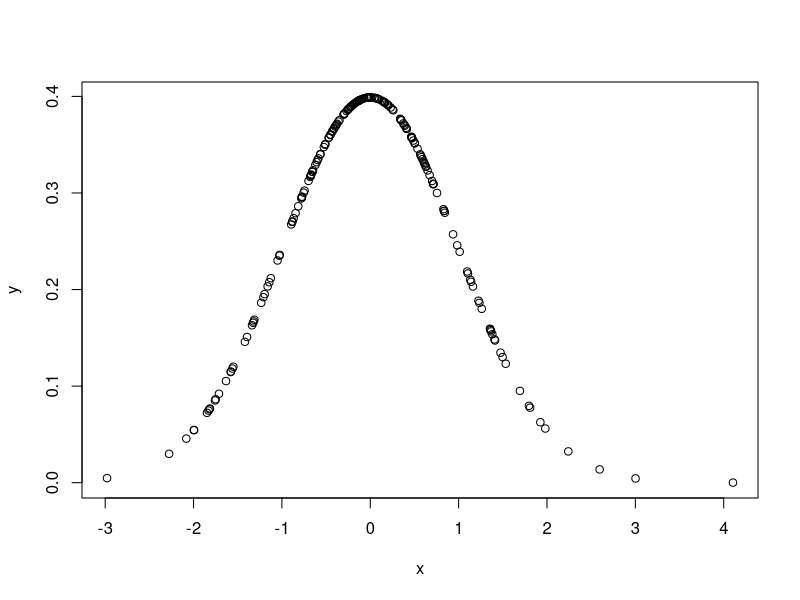
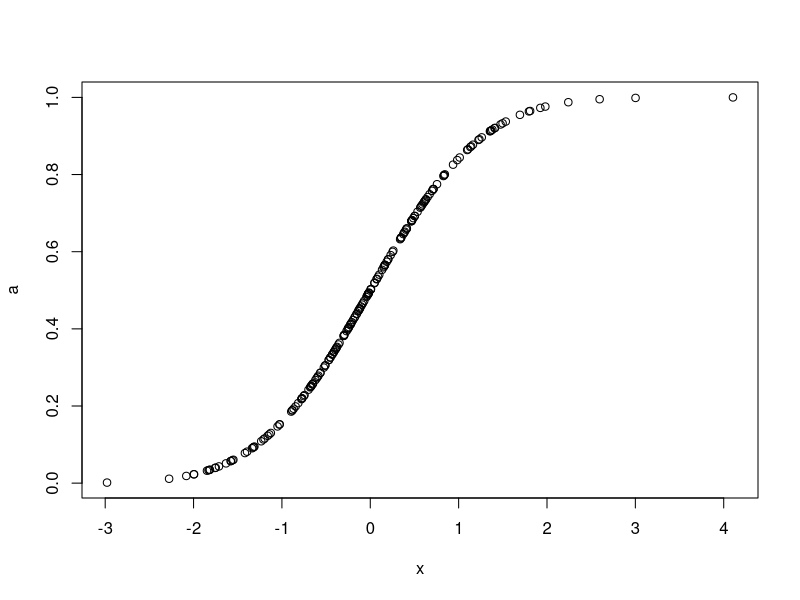
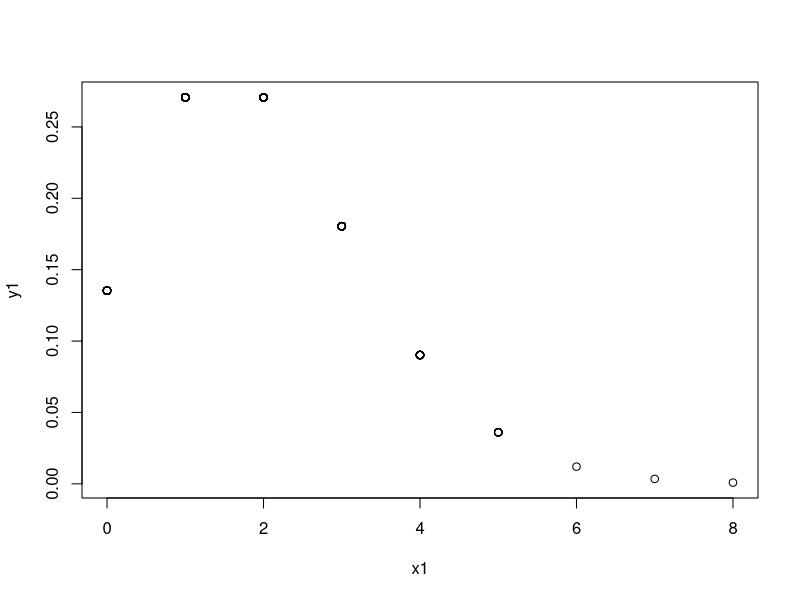
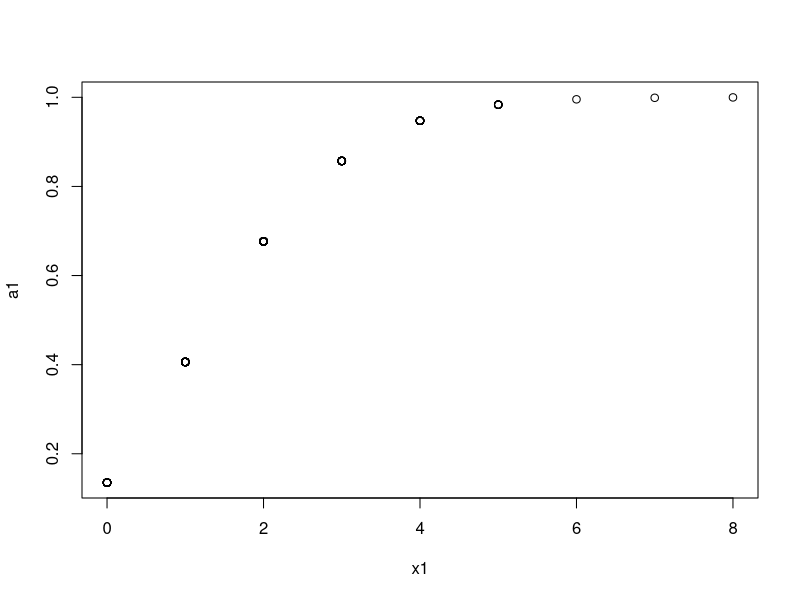

The R script that drew these images, in order:

####NORMAL DISTRIBUTION

#Generate 200 random values drawn from a normal distribution with mu=0 and sigma=1
x=rnorm(200,0,1)
x
#Generate the probability at the random value x from a normal distribution with mu=0 and sigma=1
y=dnorm(x,0,1)
y
#Plot the random value x and its probability
png(file="normaldist.png")
plot(x,y)
dev.off()
#Generate cummulative probability of x
a=pnorm(x,0,1)
png(file="cummulative_prob.png")
plot(x,a)

#Generate the random value having cummulative probability 0.95
point=qnorm(0.95,0,1)
point


#####POISSON DISTRIBUTION

#Generate 200 random values drawn from a poisson distribution with lambda=2
x1=rpois(200,2)
x1
#Generate the probability at the random value x from a poisson distribution with lambda=2
y1=dpois(x1,2)
y1
#Plot the random value x and its probability
png(file="poisson_dist.png")
plot(x1,y1)
dev.off()
#Generate cummulative probability of x1
a1=ppois(x1,lambda=2)
png(file="cummulative_prob_pois.png")
plot(x1,a1)

#Generate the random value having cummulative probability 0.95
point1=qpois(0.95,2)
point1
